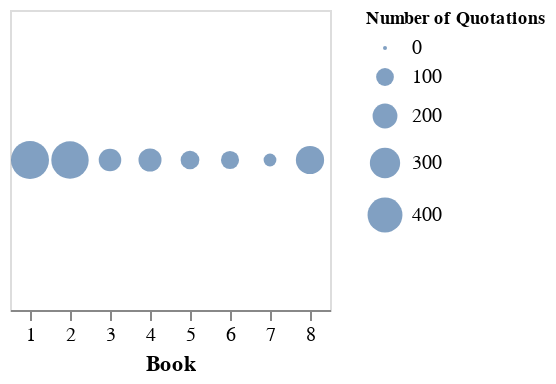

Write notebook code for a chart like this one.
### Code cell
# Redo chart with horizontal labels
alt.Chart(quotationsPerBook).mark_circle().encode(x=alt.X('Book:O', axis=alt.Axis(title="Book", labelAngle=0,)), 
size=alt.Size('Number of Quotations:Q')).properties(height=150).configure_legend(
    titleFontSize=9,
    labelFontSize=10
)

### Figure 1 — Vega-Lite specification as saved in the notebook (floating-point values rounded to 4 significant figures)
{"config": {"view": {"continuousWidth": 400, "continuousHeight": 300}, "legend": {"labelFontSize": 10, "titleFontSize": 9}}, "data": {"name": "data-30dd41ef5aad5b785fd9b38ae1bb2fc9"}, "mark": "circle", "encoding": {"size": {"type": "quantitative", "field": "Number of Quotations"}, "x": {"type": "ordinal", "axis": {"labelAngle": 0, "title": "Book"}, "field": "Book"}}, "height": 150, "$schema": "https://vega.github.io/schema/vega-lite/v4.8.1.json", "datasets": {"data-30dd41ef5aad5b785fd9b38ae1bb2fc9": [{"Number of Quotations": 475, "Book": 1}, {"Number of Quotations": 460, "Book": 2}, {"Number of Quotations": 164, "Book": 3}, {"Number of Quotations": 171, "Book": 4}, {"Number of Quotations": 111, "Book": 5}, {"Number of Quotations": 104, "Book": 6}, {"Number of Quotations": 49, "Book": 7}, {"Number of Quotations": 260, "Book": 8}]}}
